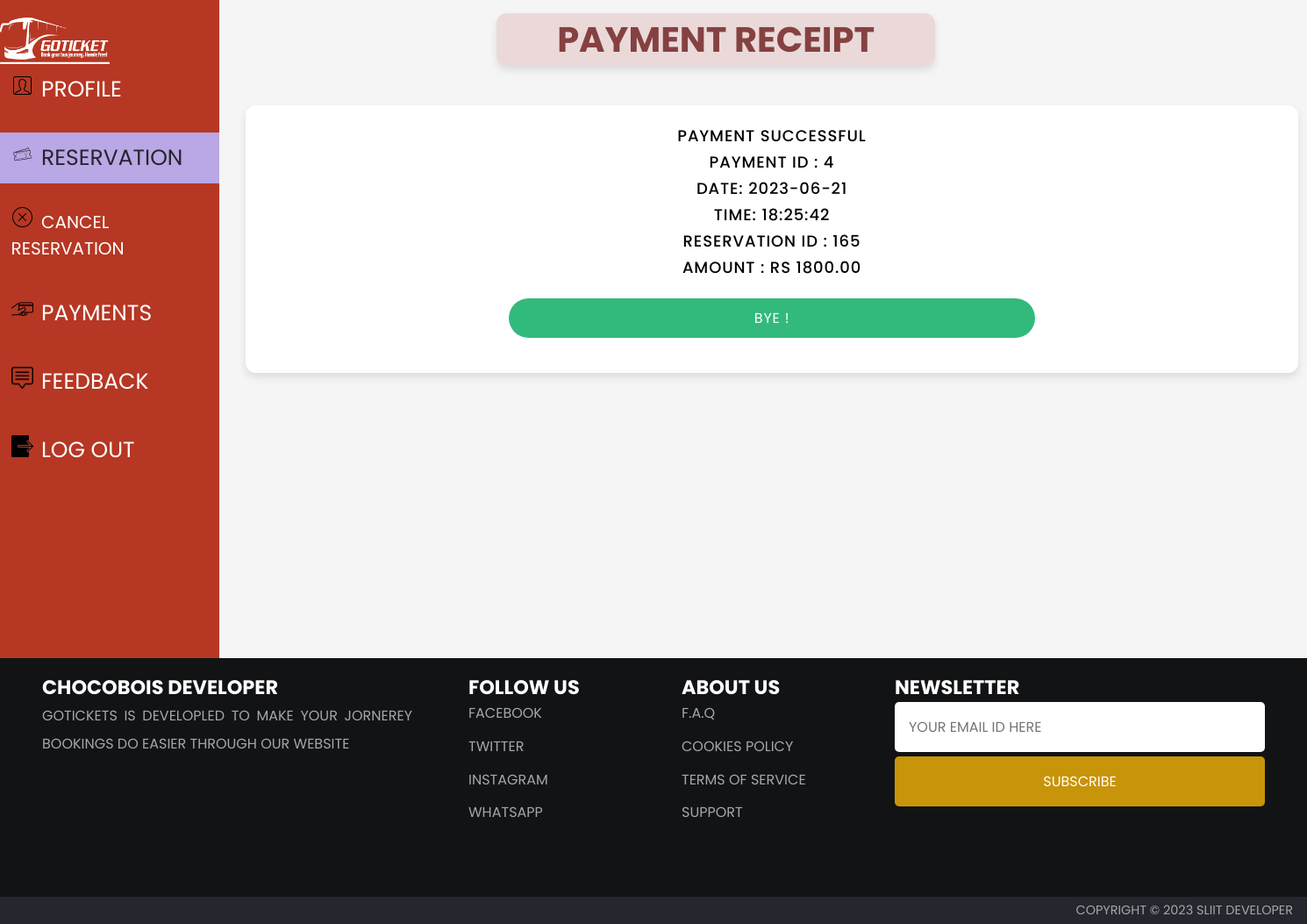
Screenshot of /payment2.php with the database file from the repository.
### tables this page shows
CREATE TABLE `payment` (
  `P_id` int(10) NOT NULL,
  `R_id` int(10) NOT NULL,
  `Date` date NOT NULL,
  `Time` time NOT NULL,
  `Amount` float NOT NULL
);

### payment2.php (the view, shortened to what this page needs)
<?php
require 'config.php';
$query ="SELECT * FROM Payment order by P_id desc LIMIT 1";
$result = $conn->query($query);
if($result->num_rows> 0){
$options= mysqli_fetch_all($result, MYSQLI_ASSOC);
?>
<html>
    <head>
        <link rel="stylesheet" href="stylepayments.css">
    </head>
    <body>
        <div class="side-nav">
            <img class="bus" src="image/bus.png">
            <ul>
                <li><a href="profile.php"><img class="icon" src="image/profile.png">Profile</a></li>
                <li id="Reservation"><a href="reservation.php"><img class="icon" src="image/ticket.png"><span>Reservation</span></a></li>
                <li id="cancelReservation"><a href="cancelReservation.php"><img class="icon" src="image/cancel.png">Cancel Reservation</a></li>
                <li><a><img class="icon" src="image/payment.png">Payments</a></li>
                <li><a href="fdback.html"><img class="icon" src="image/review.png">Feedback</a></li>
				<li id="log"><a href="index.php"><img class="icon" src="image/log.png">Log Out</a></li>
			</ul>
        </div>
        <div class="main">
            <h1 id="heading"> Payment Receipt </h1>
            <div class="form-main" >
            <div class="receipt">
        <p class="para">Payment Successful</p>
        <?php foreach ($options as $option) ?>
		<p class="para">Payment ID : <?php echo $option['P_id'];?></p>
		<p class="para">Date: <?php echo $option['Date'];?></p>
		<p class="para">Time: <?php echo $option['Time'];?></p>
		<p class="para">Reservation ID : <?php echo $option['R_id'];?></p>
		<p class="para">Amount : RS <?php echo $option['Amount'];?>.00</p>
    <?php } ?>
      <a href="reservation.php" class="button" id="s_button">BYE !</a>
      </div>
      </div>
      </div>
        <footer>
            <div class="row primary">
              <div class="column about">
                <h3>ChocoBois Developer</h3>
                <p>
                  Gotickets is developled to make your Jornerey bookings do easier through our website
                </p>
              </div>
              <div class="column links">
                <h3>Follow Us</h3>
                <ul>
                  <li>
                    <a href="#faq">facebook</a>
                  </li>
                  <li>
                    <a href="#cookies-policy">twitter</a>
                  </li>
                  <li>
                    <a href="#terms-of-services">Instagram</a>
                  </li>
                  <li>
                    <a href="#support">Whatsapp</a>
                  </li>
                </ul>
              </div>
                <div class="column links">
                  <h3>About Us</h3>
                  <ul>
                    <li>
                      <a href="#faq">F.A.Q</a>
                    </li>
                    <li>
                      <a href="#cookies-policy">Cookies Policy</a>
                    </li>
                    <li>
                      <a href="#terms-of-services">Terms Of Service</a>
                    </li>
                    <li>
                      <a href="#support">Support</a>
                    </li>
                  </ul>
                </div>
              <div class="column subscribe">
                <h3>Newsletter</h3>
                <div>
                  <input class="finput" type="email" placeholder="Your email id here" />
                  <button>Subscribe</button>
                </div>
              </div>
            </div>
            <div class="row copyright">
                <p>Copyright &copy; 2023 SLIIT Developer</p>
              </div>
        </footer>
    </body>
</html>

### stylepayments.css (style rules this page uses)
* { margin: 0; padding: 0; box-sizing: border-box; font-family: 'Poppins', sans-serif; }
.bus { margin-top: 20px; height: 7%; }
.side-nav { background-color: #b63723; width: 250px; height: 750px; font-size: 25px; float:left }
* { font-family: 'Poppins', sans-serif; margin:0; padding:0; box-sizing: border-box; outline: none; border: none; text-decoration: none; text-transform: uppercase; }
body { font-family: Poppins; min-height: 100vh; background: #80CAF3; }
.para { font-weight: 500; width: 80%; font-size: 18px; line-height: 30px; letter-spacing: 0.05em; text-align: center; margin: auto; }
.button { width: 50%; display: block; margin: 20px auto; border-radius: 25px; padding: 10px; text-decoration: none; color: white; text-align: center; letter-spacing: 0.05em; }
#s_button { background: #32ba7c; }
.side-nav li { padding-top: 10px; padding-bottom: 10px; list-style-type: none; padding-left: 5%; }
#reservation { background-color: rgb(186, 167, 229); }
#cancelReservation { font-size: 20px; }
.side-nav span { color: #25262e; }
.side-nav li a { text-decoration: none; color: white; }
.icon { margin-right: 4%; width: 25px; height: 25px; }
.main { padding-top: 15px; height: 750px; background-size:cover; background-color: #f5f5f5; }
h1 { margin-left: 38%; font-size: 40px; padding-top: 0px; border-radius: 12px; box-shadow: 0 5px 10px rgba(0, 0, 0, 0.1); background-color: rgba(216, 167, 167, 0.36); width: 500px; color: #5a0000b3; }
#heading { text-align: center; }
.form-main { margin-top: 3%; margin-left: 280px; padding-bottom: 20px; padding-top: 20px; width: 1200px; border-radius: 12px; box-shadow: 0 5px 10px rgba(0, 0, 0, 0.1); background-color: white; }
footer { background-color: #121315; color: #a7a7a7; font-size: 16px; }
footer * { font-family: "Poppins", sans-serif; box-sizing: border-box; border: none; outline: none; }
.row { padding: 1em 1em; }
.row.primary { display: grid; grid-template-columns: 2fr 1fr 1fr 2fr; align-items: stretch; }
.column { width: 100%; display: flex; flex-direction: column; padding: 0 2em; min-height: 15em; }
h3 { width: 100%; text-align: left; color: white; font-size: 1.4em; white-space: nowrap; }
ul { list-style: none; display: flex; flex-direction: column; padding: 0; margin: 0; }
li:not(:first-child) { margin-top: 0.8em; }
ul li a { color: #a7a7a7; text-decoration: none; }
.about p { text-align: justify; line-height: 2; margin: 0; }
.finput, button { font-size: 1em; padding: 1em; width: 100%; border-radius: 5px; margin-bottom: 5px; }
button { background-color: #c7940a; color: #ffffff; }
.copyright { padding: 0.3em 1em; background-color: #25262e; }
.copyright p { font-size: 0.9em; text-align: right; }

### rows the page displays
payment: P_id "4", Date "2023-06-21", Time "18:25:42", R "165", Amount "1800"
